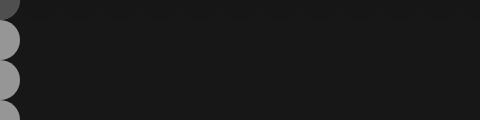
Frame 1 (no input)
Frame 60 (no input): identical to frame 1, image omitted
Frame 120 (the mouse pressed at the canvas centre since frame 60): identical to frame 1, image omitted

The p5.js sketch that drew this single still picture (run headless with seeded random() and noise() and a simulated clock; from frame 60 on, the mouse is pressed at the canvas centre):

// p5.js sketch
// ── sketch.js
function setup() {
  createCanvas(480, 120);
  noStroke();
}

function draw() {
background(23);

for(var y = 0; y < height + 45; y += 40){
  fill(255, 140);
  ellipse(0, y, 40, 40);
}
for(var x = 0; x < width  +45; x += 40){
  fill(22, 140);
  ellipse(x, 0, 40, 40);
}

}
